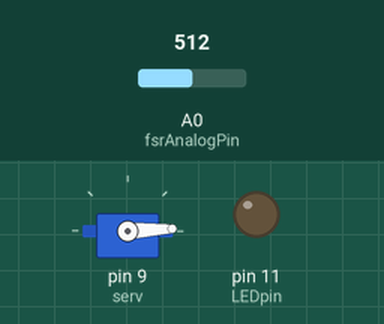
This sketch was run on a simulated Arduino Uno, built with avr-gcc and run on an emulated ATmega328P. Shown: servo, output pins drawn as LEDs (lit = HIGH). The test bench sets the inputs (shaded band); at power-on: A0 (fsrAnalogPin) = 512. What the sketch prints to the serial monitor is not drawn.

Above: at 0.05 s.
At 2.45 s:
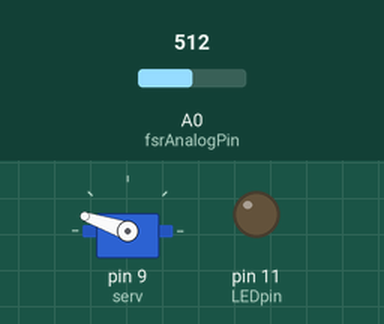
At 7.45 s:
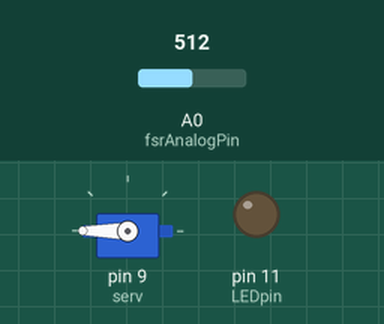
At 15.35 s:
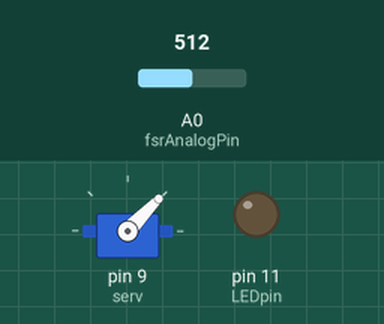
Timing chart, 0 to 20.1 s (numbered marks = the images above):
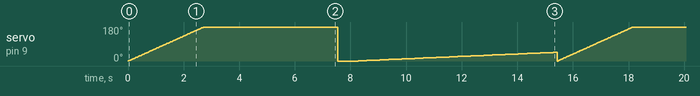

The sketch:

FSR.ino
```cpp
#include <Servo.h>

int fsrAnalogPin = 0; // FSR is connected to analog 0
int LEDpin = 11; // connect Red LED to pin 11 (PWM pin)
int fsrReading; // the analog reading from the FSR resistor divider
int LEDbrightness;

Servo serv;
int position;

void setup(void) {
  Serial.begin(9600); // We'll send debugging information via the Serial monitor
  pinMode(LEDpin, OUTPUT);
  serv.attach(9);
}

void loop(void) {
  fsrReading = analogRead(fsrAnalogPin);
  Serial.print("Analog reading = ");
  Serial.println(fsrReading);
  //LEDbrightness = map(fsrReading, 0, 1023, 0, 255);
  //analogWrite(LEDpin, LEDbrightness);
  //LEDbrightness = map(fsrReading, 0, 1023, 0, 255);
  for (position = 0; position < fsrReading * 2; position +=1)
  {
    serv.write(position);
    delay(15);
  }

  //delay(100);
}
```
